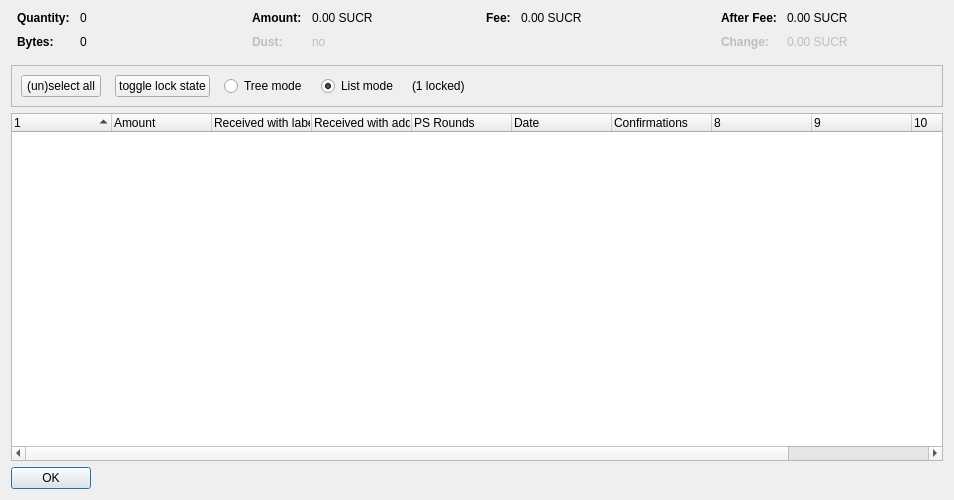
<?xml version="1.0" encoding="UTF-8"?>
<ui version="4.0">
 <class>CoinControlDialog</class>
 <widget class="QDialog" name="CoinControlDialog">
  <property name="geometry">
   <rect>
    <x>0</x>
    <y>0</y>
    <width>954</width>
    <height>500</height>
   </rect>
  </property>
  <property name="windowTitle">
   <string>Coin Selection</string>
  </property>
  <layout class="QVBoxLayout" name="verticalLayout">
   <item>
    <layout class="QHBoxLayout" name="horizontalLayoutTop" stretch="0,0,0,0">
     <property name="topMargin">
      <number>0</number>
     </property>
     <property name="bottomMargin">
      <number>10</number>
     </property>
     <item>
      <layout class="QFormLayout" name="formLayoutCoinControl1">
       <property name="horizontalSpacing">
        <number>10</number>
       </property>
       <property name="verticalSpacing">
        <number>10</number>
       </property>
       <property name="leftMargin">
        <number>6</number>
       </property>
       <property name="rightMargin">
        <number>6</number>
       </property>
       <item row="0" column="0">
        <widget class="QLabel" name="labelCoinControlQuantityText">
         <property name="font">
          <font>
           <weight>75</weight>
           <bold>true</bold>
          </font>
         </property>
         <property name="text">
          <string>Quantity:</string>
         </property>
        </widget>
       </item>
       <item row="0" column="1">
        <widget class="QLabel" name="labelCoinControlQuantity">
         <property name="cursor">
          <cursorShape>IBeamCursor</cursorShape>
         </property>
         <property name="contextMenuPolicy">
          <enum>Qt::ActionsContextMenu</enum>
         </property>
         <property name="text">
          <string notr="true">0</string>
         </property>
         <property name="textInteractionFlags">
          <set>Qt::LinksAccessibleByMouse|Qt::TextSelectableByKeyboard|Qt::TextSelectableByMouse</set>
         </property>
        </widget>
       </item>
       <item row="1" column="0">
        <widget class="QLabel" name="labelCoinControlBytesText">
         <property name="font">
          <font>
           <weight>75</weight>
           <bold>true</bold>
          </font>
         </property>
         <property name="text">
          <string>Bytes:</string>
         </property>
        </widget>
       </item>
       <item row="1" column="1">
        <widget class="QLabel" name="labelCoinControlBytes">
         <property name="cursor">
          <cursorShape>IBeamCursor</cursorShape>
         </property>
         <property name="contextMenuPolicy">
          <enum>Qt::ActionsContextMenu</enum>
         </property>
         <property name="text">
          <string notr="true">0</string>
         </property>
         <property name="textInteractionFlags">
          <set>Qt::LinksAccessibleByMouse|Qt::TextSelectableByKeyboard|Qt::TextSelectableByMouse</set>
         </property>
        </widget>
       </item>
      </layout>
     </item>
     <item>
      <layout class="QFormLayout" name="formLayoutCoinControl2">
       <property name="horizontalSpacing">
        <number>10</number>
       </property>
       <property name="verticalSpacing">
        <number>10</number>
       </property>
       <property name="leftMargin">
        <number>6</number>
       </property>
       <property name="rightMargin">
        <number>6</number>
       </property>
       <item row="0" column="0">
        <widget class="QLabel" name="labelCoinControlAmountText">
         <property name="font">
          <font>
           <weight>75</weight>
           <bold>true</bold>
          </font>
         </property>
         <property name="text">
          <string>Amount:</string>
         </property>
        </widget>
       </item>
       <item row="0" column="1">
        <widget class="QLabel" name="labelCoinControlAmount">
         <property name="cursor">
          <cursorShape>IBeamCursor</cursorShape>
         </property>
         <property name="contextMenuPolicy">
          <enum>Qt::ActionsContextMenu</enum>
         </property>
         <property name="text">
          <string notr="true">0.00 SUCR</string>
         </property>
         <property name="textInteractionFlags">
          <set>Qt::LinksAccessibleByMouse|Qt::TextSelectableByKeyboard|Qt::TextSelectableByMouse</set>
         </property>
        </widget>
       </item>
       <item row="1" column="0">
        <widget class="QLabel" name="labelCoinControlLowOutputText">
         <property name="enabled">
          <bool>false</bool>
         </property>
         <property name="font">
          <font>
           <weight>75</weight>
           <bold>true</bold>
          </font>
         </property>
         <property name="text">
          <string>Dust:</string>
         </property>
        </widget>
       </item>
       <item row="1" column="1">
        <widget class="QLabel" name="labelCoinControlLowOutput">
         <property name="enabled">
          <bool>false</bool>
         </property>
         <property name="cursor">
          <cursorShape>IBeamCursor</cursorShape>
         </property>
         <property name="contextMenuPolicy">
          <enum>Qt::ActionsContextMenu</enum>
         </property>
         <property name="text">
          <string notr="true">no</string>
         </property>
         <property name="textInteractionFlags">
          <set>Qt::LinksAccessibleByMouse|Qt::TextSelectableByKeyboard|Qt::TextSelectableByMouse</set>
         </property>
        </widget>
       </item>
      </layout>
     </item>
     <item>
      <layout class="QFormLayout" name="formLayoutCoinControl3">
       <property name="horizontalSpacing">
        <number>10</number>
       </property>
       <property name="verticalSpacing">
        <number>10</number>
       </property>
       <property name="leftMargin">
        <number>6</number>
       </property>
       <property name="rightMargin">
        <number>6</number>
       </property>
       <item row="0" column="0">
        <widget class="QLabel" name="labelCoinControlFeeText">
         <property name="font">
          <font>
           <weight>75</weight>
           <bold>true</bold>
          </font>
         </property>
         <property name="text">
          <string>Fee:</string>
         </property>
        </widget>
       </item>
       <item row="0" column="1">
        <widget class="QLabel" name="labelCoinControlFee">
         <property name="cursor">
          <cursorShape>IBeamCursor</cursorShape>
         </property>
         <property name="contextMenuPolicy">
          <enum>Qt::ActionsContextMenu</enum>
         </property>
         <property name="text">
          <string notr="true">0.00 SUCR</string>
         </property>
         <property name="textInteractionFlags">
          <set>Qt::LinksAccessibleByMouse|Qt::TextSelectableByKeyboard|Qt::TextSelectableByMouse</set>
         </property>
        </widget>
       </item>
      </layout>
     </item>
     <item>
      <layout class="QFormLayout" name="formLayoutCoinControl4">
       <property name="horizontalSpacing">
        <number>10</number>
       </property>
       <property name="verticalSpacing">
        <number>10</number>
       </property>
       <property name="leftMargin">
        <number>6</number>
       </property>
       <property name="rightMargin">
        <number>6</number>
       </property>
       <item row="0" column="0">
        <widget class="QLabel" name="labelCoinControlAfterFeeText">
         <property name="font">
          <font>
           <weight>75</weight>
           <bold>true</bold>
          </font>
         </property>
         <property name="text">
          <string>After Fee:</string>
         </property>
        </widget>
       </item>
       <item row="0" column="1">
        <widget class="QLabel" name="labelCoinControlAfterFee">
         <property name="cursor">
          <cursorShape>IBeamCursor</cursorShape>
         </property>
         <property name="contextMenuPolicy">
          <enum>Qt::ActionsContextMenu</enum>
         </property>
         <property name="text">
          <string notr="true">0.00 SUCR</string>
         </property>
         <property name="textInteractionFlags">
          <set>Qt::LinksAccessibleByMouse|Qt::TextSelectableByKeyboard|Qt::TextSelectableByMouse</set>
         </property>
        </widget>
       </item>
       <item row="1" column="0">
        <widget class="QLabel" name="labelCoinControlChangeText">
         <property name="enabled">
          <bool>false</bool>
         </property>
         <property name="font">
          <font>
           <weight>75</weight>
           <bold>true</bold>
          </font>
         </property>
         <property name="text">
          <string>Change:</string>
         </property>
        </widget>
       </item>
       <item row="1" column="1">
        <widget class="QLabel" name="labelCoinControlChange">
         <property name="enabled">
          <bool>false</bool>
         </property>
         <property name="cursor">
          <cursorShape>IBeamCursor</cursorShape>
         </property>
         <property name="contextMenuPolicy">
          <enum>Qt::ActionsContextMenu</enum>
         </property>
         <property name="text">
          <string notr="true">0.00 SUCR</string>
         </property>
         <property name="textInteractionFlags">
          <set>Qt::LinksAccessibleByMouse|Qt::TextSelectableByKeyboard|Qt::TextSelectableByMouse</set>
         </property>
        </widget>
       </item>
      </layout>
     </item>
    </layout>
   </item>
   <item>
    <widget class="QFrame" name="frame">
     <property name="minimumSize">
      <size>
       <width>0</width>
       <height>40</height>
      </size>
     </property>
     <property name="frameShape">
      <enum>QFrame::StyledPanel</enum>
     </property>
     <property name="frameShadow">
      <enum>QFrame::Sunken</enum>
     </property>
     <layout class="QHBoxLayout" name="horizontalLayout">
      <item>
       <layout class="QHBoxLayout" name="horizontalLayoutPanel" stretch="0,0,0,0,0,0">
        <property name="spacing">
         <number>14</number>
        </property>
        <item>
         <widget class="QPushButton" name="pushButtonSelectAll">
          <property name="sizePolicy">
           <sizepolicy hsizetype="Maximum" vsizetype="Fixed">
            <horstretch>0</horstretch>
            <verstretch>0</verstretch>
           </sizepolicy>
          </property>
          <property name="text">
           <string>(un)select all</string>
          </property>
          <property name="autoDefault">
           <bool>false</bool>
          </property>
         </widget>
        </item>
        <item>
         <widget class="QPushButton" name="pushButtonToggleLock">
          <property name="sizePolicy">
           <sizepolicy hsizetype="Maximum" vsizetype="Fixed">
            <horstretch>0</horstretch>
            <verstretch>0</verstretch>
           </sizepolicy>
          </property>
          <property name="text">
           <string>toggle lock state</string>
          </property>
          <property name="autoDefault">
           <bool>false</bool>
          </property>
         </widget>
        </item>
        <item>
         <widget class="QRadioButton" name="radioTreeMode">
          <property name="sizePolicy">
           <sizepolicy hsizetype="Maximum" vsizetype="Fixed">
            <horstretch>0</horstretch>
            <verstretch>0</verstretch>
           </sizepolicy>
          </property>
          <property name="text">
           <string>Tree mode</string>
          </property>
         </widget>
        </item>
        <item>
         <widget class="QRadioButton" name="radioListMode">
          <property name="sizePolicy">
           <sizepolicy hsizetype="Maximum" vsizetype="Fixed">
            <horstretch>0</horstretch>
            <verstretch>0</verstretch>
           </sizepolicy>
          </property>
          <property name="text">
           <string>List mode</string>
          </property>
          <property name="checked">
           <bool>true</bool>
          </property>
         </widget>
        </item>
        <item>
         <widget class="QLabel" name="labelLocked">
          <property name="text">
           <string>(1 locked)</string>
          </property>
         </widget>
        </item>
        <item>
         <spacer name="horizontalSpacer">
          <property name="orientation">
           <enum>Qt::Horizontal</enum>
          </property>
          <property name="sizeHint" stdset="0">
           <size>
            <width>40</width>
            <height>20</height>
           </size>
          </property>
         </spacer>
        </item>
       </layout>
      </item>
     </layout>
    </widget>
   </item>
   <item>
    <widget class="CoinControlTreeWidget" name="treeWidget">
     <property name="contextMenuPolicy">
      <enum>Qt::CustomContextMenu</enum>
     </property>
     <property name="sortingEnabled">
      <bool>false</bool>
     </property>
     <property name="columnCount">
      <number>11</number>
     </property>
     <attribute name="headerShowSortIndicator" stdset="0">
      <bool>true</bool>
     </attribute>
     <attribute name="headerStretchLastSection">
      <bool>false</bool>
     </attribute>
     <column>
      <property name="text">
       <string/>
      </property>
     </column>
     <column>
      <property name="text">
       <string>Amount</string>
      </property>
     </column>
     <column>
      <property name="text">
       <string>Received with label</string>
      </property>
     </column>
     <column>
      <property name="text">
       <string>Received with address</string>
      </property>
     </column>
     <column>
      <property name="text">
       <string>PS Rounds</string>
      </property>
     </column>
     <column>
      <property name="text">
       <string>Date</string>
      </property>
     </column>
     <column>
      <property name="text">
       <string>Confirmations</string>
      </property>
      <property name="toolTip">
       <string>Confirmed</string>
      </property>
     </column>
     <column>
      <property name="text">
       <string/>
      </property>
     </column>
     <column>
      <property name="text">
       <string/>
      </property>
     </column>
     <column>
      <property name="text">
       <string/>
      </property>
     </column>
     <column>
      <property name="text">
       <string/>
      </property>
     </column>
    </widget>
   </item>
   <item>
    <widget class="QDialogButtonBox" name="buttonBox">
     <property name="sizePolicy">
      <sizepolicy hsizetype="Maximum" vsizetype="Fixed">
       <horstretch>0</horstretch>
       <verstretch>0</verstretch>
      </sizepolicy>
     </property>
     <property name="orientation">
      <enum>Qt::Horizontal</enum>
     </property>
     <property name="standardButtons">
      <set>QDialogButtonBox::Ok</set>
     </property>
    </widget>
   </item>
  </layout>
 </widget>
 <customwidgets>
  <customwidget>
   <class>CoinControlTreeWidget</class>
   <extends>QTreeWidget</extends>
   <header>coincontroltreewidget.h</header>
  </customwidget>
 </customwidgets>
 <resources/>
 <connections/>
</ui>
